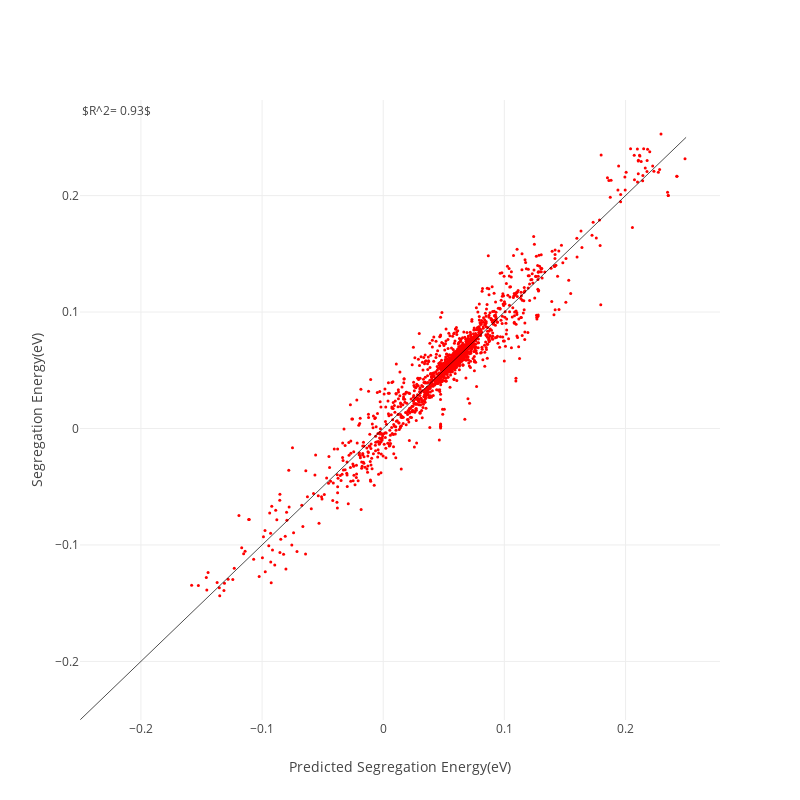

This figure's notebook cell:
### Code cell
#draw correlation
main = go.Scatter(x = Y_test_pred, 
          y = Y_test, 
          marker={'color':'red', 'symbol':'circle','size':3}, 
          mode='markers'
         )

data = [main]

layout = go.Layout(autosize = False, 
           height = 800,
           width = 800, 
           xaxis={'title':"Predicted Segregation Energy(eV)", 'zeroline':False},
           yaxis = {'title':'Segregation Energy(eV)', 'zeroline':False},
           annotations = [
                   dict(
                   x = 0,
                   y = 1,
                   xref = 'paper',
                   yref = 'paper',
                   text = '$R^2= %4.2f$'%(R_squared),
                   showarrow = False,
                   font = dict(size = 12)
                   )
               ],
           shapes =[{'type':'line', 
                            'x0':-0.25,
                            'x1':0.25,
                            'y0':-0.25,
                            'y1':0.25,
                            'line':{'width':0.7}
                    }],
          )
plot = py.iplot(go.Figure(data = data, layout = layout))

### Figure 1 — Plotly figure (JSON) as saved in the notebook; plotly's stock layout.template omitted (floating-point values rounded to 4 significant figures; data arrays with more than 128 entries replaced by an {"elided": "..."} marker saying what was removed)
{"data": [{"marker": {"color": "red", "size": 3, "symbol": "circle"}, "mode": "markers", "type": "scatter", "uid": "d4471fad-89ac-4ebc-933c-1a9788332bb4", "x": {"elided": "2135 float values"}, "y": {"elided": "2135 float values"}}], "layout": {"annotations": [{"font": {"size": 12}, "showarrow": false, "text": "$R^2= 0.93$", "x": 0, "xref": "paper", "y": 1, "yref": "paper"}], "autosize": false, "height": 800, "shapes": [{"line": {"width": 0.7}, "type": "line", "x0": -0.25, "x1": 0.25, "y0": -0.25, "y1": 0.25}], "width": 800, "xaxis": {"autorange": true, "range": [-0.2503, 0.278], "title": {"text": "Predicted Segregation Energy(eV)"}, "type": "linear", "zeroline": false}, "yaxis": {"autorange": true, "range": [-0.2503, 0.2821], "title": {"text": "Segregation Energy(eV)"}, "type": "linear", "zeroline": false}}}
